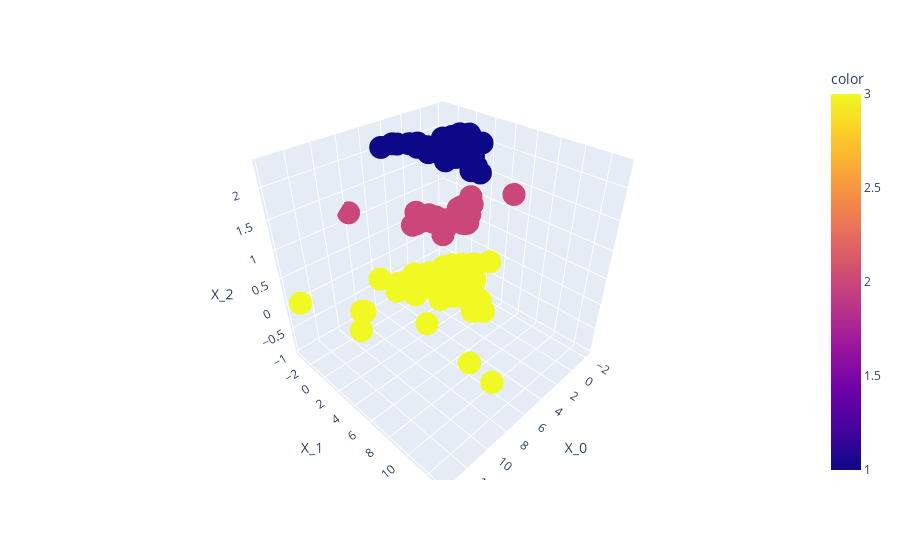

The cell this chart's notebook holds for it:
### Code cell
px.scatter_3d(pca_df,x="X_0",y="X_1",z="X_2", color=df["Region"])

### Figure 1 — Plotly figure (JSON) as saved in the notebook; plotly's stock layout.template omitted (floating-point values rounded to 4 significant figures; data arrays with more than 128 entries replaced by an {"elided": "..."} marker saying what was removed)
{"data": [{"hovertemplate": "X_0=%{x}<br>X_1=%{y}<br>X_2=%{z}<br>color=%{marker.color}<extra></extra>", "legendgroup": "", "marker": {"color": {"elided": "440 int values"}, "coloraxis": "coloraxis", "symbol": "circle"}, "mode": "markers", "name": "", "scene": "scene", "showlegend": false, "type": "scatter3d", "x": {"elided": "440 float values"}, "y": {"elided": "440 float values"}, "z": {"elided": "440 float values"}}], "layout": {"coloraxis": {"colorbar": {"title": {"text": "color"}}, "colorscale": [[0, "#0d0887"], [0.1111, "#46039f"], [0.2222, "#7201a8"], [0.3333, "#9c179e"], [0.4444, "#bd3786"], [0.5556, "#d8576b"], [0.6667, "#ed7953"], [0.7778, "#fb9f3a"], [0.8889, "#fdca26"], [1, "#f0f921"]]}, "legend": {"tracegroupgap": 0}, "margin": {"t": 60}, "scene": {"domain": {"x": [0, 1], "y": [0, 1]}, "xaxis": {"title": {"text": "X_0"}}, "yaxis": {"title": {"text": "X_1"}}, "zaxis": {"title": {"text": "X_2"}}}}}
